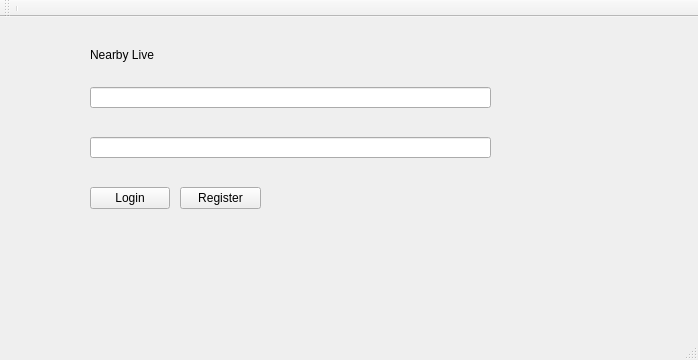
<?xml version="1.0" encoding="UTF-8"?>
<ui version="4.0">
 <class>MainWindow</class>
 <widget class="QMainWindow" name="MainWindow">
  <property name="windowModality">
   <enum>Qt::NonModal</enum>
  </property>
  <property name="geometry">
   <rect>
    <x>0</x>
    <y>0</y>
    <width>698</width>
    <height>360</height>
   </rect>
  </property>
  <property name="windowTitle">
   <string>Nearby Live Desktop</string>
  </property>
  <property name="styleSheet">
   <string notr="true"/>
  </property>
  <widget class="QWidget" name="centralWidget">
   <widget class="QPushButton" name="btn_login">
    <property name="geometry">
     <rect>
      <x>90</x>
      <y>170</y>
      <width>80</width>
      <height>22</height>
     </rect>
    </property>
    <property name="text">
     <string>Login</string>
    </property>
   </widget>
   <widget class="QPushButton" name="btn_register">
    <property name="geometry">
     <rect>
      <x>180</x>
      <y>170</y>
      <width>81</width>
      <height>22</height>
     </rect>
    </property>
    <property name="text">
     <string>Register</string>
    </property>
   </widget>
   <widget class="QLineEdit" name="txt_username">
    <property name="geometry">
     <rect>
      <x>90</x>
      <y>70</y>
      <width>401</width>
      <height>21</height>
     </rect>
    </property>
   </widget>
   <widget class="QLineEdit" name="txt_password">
    <property name="geometry">
     <rect>
      <x>90</x>
      <y>120</y>
      <width>401</width>
      <height>21</height>
     </rect>
    </property>
   </widget>
   <widget class="QLabel" name="label">
    <property name="geometry">
     <rect>
      <x>90</x>
      <y>30</y>
      <width>111</width>
      <height>16</height>
     </rect>
    </property>
    <property name="text">
     <string>Nearby Live</string>
    </property>
   </widget>
  </widget>
  <widget class="QToolBar" name="mainToolBar">
   <attribute name="toolBarArea">
    <enum>TopToolBarArea</enum>
   </attribute>
   <attribute name="toolBarBreak">
    <bool>false</bool>
   </attribute>
   <addaction name="separator"/>
  </widget>
  <widget class="QStatusBar" name="statusBar"/>
 </widget>
 <layoutdefault spacing="6" margin="11"/>
 <resources/>
 <connections/>
</ui>
